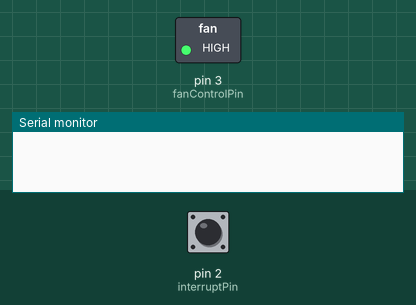
Recording of a sketch running on a simulated Arduino Uno, built with avr-gcc and run on an emulated ATmega328P. Shown: switched loads named in the sketch (green lamp = pin HIGH), the last lines printed to the serial monitor. The inputs (shaded band) are chosen by the test bench; at power-on: pin 2 (interruptPin) HIGH.

Above: at 1.2 s.
1.3 s: pin 2 (interruptPin) pulsed LOW 2 times (0.12 s each, 0.3 s apart)
At 2.1 s:
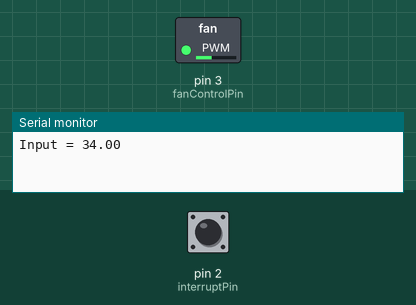
Timing chart, 0 to 4.3 s (numbered marks = the images above; inputs shaded):
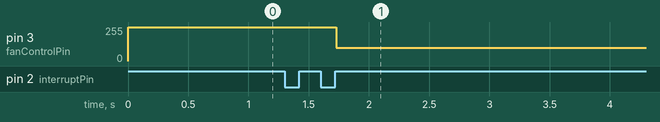

Measured:
- after the input at 1.3 s, pin 3 (fanControlPin): 255/255 → 99/255 after 0.43 s

The sketch:

Ventilator2.ino
```cpp
#include "PWM.h"
#include <Arduino.h>

const int fanControlPin = 3;
const int interruptPin = 2;

volatile byte state = LOW;
unsigned long ms, prevMs, dt, rpm; // dt = deltaTime
int32_t pwmFrequency = 25000;

unsigned long lastTime;
double Input, Output, Setpoint = 400;
double errSum, lastErr;
double kp = 0.1, ki = 0, kd = 0;
double error;

void handleTachoPulse()
{
  state = HIGH;
}

void Compute()
{
  unsigned long now = millis();
  double timeChange = (double)(now - lastTime);

  error = (Setpoint) - (Input);
  errSum += (error * timeChange);
  double dErr = (error - lastErr) / timeChange;

  Output = kp * error + ki * errSum + kd * dErr;
//  Serial.print("Output = ");
//  Serial.println(Output);

  lastErr = error;
  lastTime = now;
}

void setup()
{
  Serial.begin(9600);
  InitTimersSafe();
  SetPinFrequencySafe(fanControlPin, pwmFrequency);

  pinMode(fanControlPin, OUTPUT);
  pinMode(interruptPin, INPUT_PULLUP);

  attachInterrupt(digitalPinToInterrupt(interruptPin), handleTachoPulse, CHANGE);
  ms = millis();

  prevMs = ms;

  pwmWrite(fanControlPin, 255);
}

void loop()
{
  for (int i = 0; i < 1000; i++)
  {
    for (int change = 0; change < 4; change++)
    {
      while (state == LOW)
      {
      }
      delay(10);
      state = LOW;
    }
    ms = millis();
    dt = (ms - prevMs);
    prevMs = ms;
    rpm = 60000UL / dt;  // RPM = (rotation per ms) *1000*60


    if (dt > 1)
    {
      Input = rpm;
      Compute();

      Serial.print("Input = ");
      Serial.println(Input);

      pwmWrite(fanControlPin, (Setpoint * 0.34) - (Output));
    }
  }
}
```
